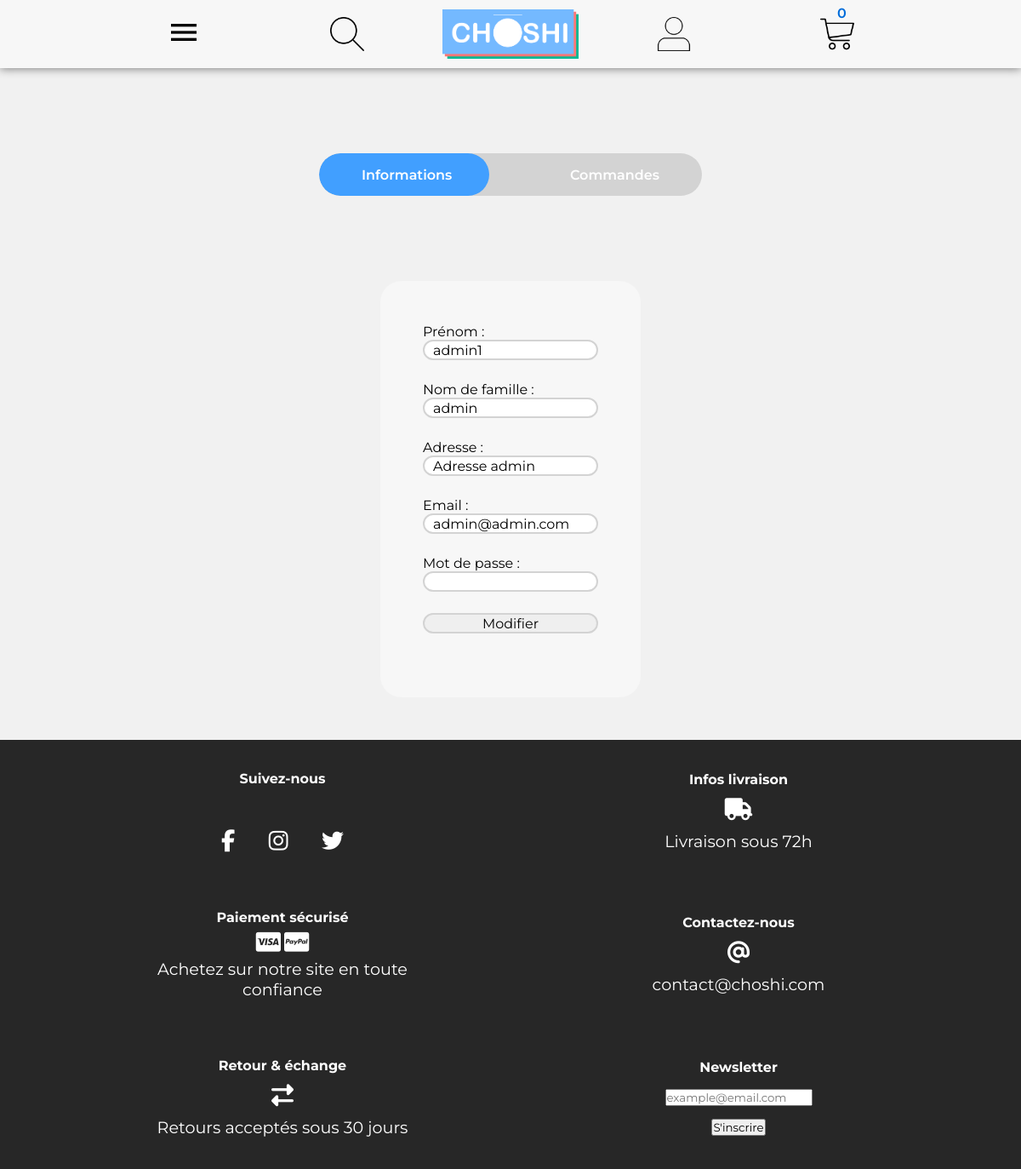
/index.php?controller=users&action=display (signed in), run on the app's committed database.
### tables this page shows
CREATE TABLE IF NOT EXISTS `users` (
  `id` int(11) NOT NULL AUTO_INCREMENT,
  `first_name` varchar(200) NOT NULL,
  `last_name` varchar(200) NOT NULL,
  `adresse` varchar(200) NOT NULL,
  `password` varchar(200) NOT NULL,
  `email` varchar(200) NOT NULL,
  `is_admin` tinyint(1) NOT NULL,
  PRIMARY KEY (`id`),
  UNIQUE KEY `email` (`email`)
);

### index.php (called while the page is built, shortened)
<?php
if(isset($_GET['controller'])){
    switch ($_GET['controller']){
        case 'users':
            require 'controllers/userController.php';
            break;
    }
}
else{
    require 'controllers/homeController.php';
}
require 'views/view.php';
?>

### models/User.php (called while the page is built, shortened)
<?php
function getUser($id)
{
    $db = dbConnect();
    $query = $db->prepare('SELECT * FROM users WHERE id = ?');
    $query->execute([$id]);
    return $query->fetch();
}

### controllers/userController.php (called while the page is built, shortened)
<?php
if(isset($_GET['action'])){
    require 'models/User.php';
    switch ($_GET['action']) {
        case 'display':
            if(isset($_SESSION['user'])){
                $user = getUser($_SESSION['user']['id']);
            }
            else{
                header('Location:index.php');
                exit;
            }
            break;
    }
}
else{
    header('Location:index.php');
    exit();
}

### views/userDisplay.php (the view, shortened to what this page needs)
<div class="user-profile">
    <nav id="profile-nav">
        <div class="profile-nav-container">
            <div class="select-btn"><span id="button-toggler"></span></div>
        </div>
    </nav>
    <div class="profile-content">
        <div class="user-data">
            <form id="edit-user-form" action="index.php?controller=users&action=edit&id=<?= $_SESSION['user']['id'] ?>">
                <label for="first_name">Prénom :</label><br>
                <input type="text" name="first_name" value="<?= $user['first_name'] ?>" required> <br>
                <label for="last_name">Nom de famille :</label><br>
                <input type="text" name="last_name" value="<?= $user['last_name'] ?>" required> <br>
                <label for="adresse">Adresse :</label><br>
                <input type="text" name="adresse" value="<?= $user['adresse'] ?>" required> <br>
                <label for="user-email">Email :</label><br>
                <input type="text" name="user-email" value="<?= $user['email'] ?>" required> <br>
                <label for="user-password">Mot de passe :</label><br>
                <input type="password" name="user-password" value=""> <br>
                <input type="submit" value="Modifier">
            </form>
        </div>
    </div>
</div>

### assets/css/style.css (style rules this page uses)
* { padding: 0; margin: 0; }
* { font-family: "Montserrat", sans-serif; box-sizing: border-box; }
body { background-color: #F1F1F1; overflow-x: hidden; }
input[type=submit] { cursor: pointer; }
.user-profile { min-height: 90vh; width: 100%; }
.user-profile #profile-nav { width: 80%; height: 200px; margin: auto; display: flex; flex-flow: row wrap; justify-content: center; align-items: center; }
.user-profile #profile-nav .profile-nav-container { margin: 25px; width: 100%; padding-top: 50px; display: flex; flex-flow: row wrap; justify-content: center; align-items: center; }
.user-profile #profile-nav .profile-nav-container .select-btn { overflow: hidden; width: 450px; height: 50px; border-radius: 25px; outline: none; border: none; color: white; background-color: lightgrey; cursor: pointer; position: relative; z-index: 1; display: flex; flex-flow: row wrap; justify-content: center; align-items: center; }
.user-profile #profile-nav .profile-nav-container .select-btn::before { content: "Informations"; left: 50px; }
.user-profile #profile-nav .profile-nav-container .select-btn::after { content: "Commandes"; right: 50px; }
.user-profile #profile-nav .profile-nav-container .select-btn::after, .user-profile #profile-nav .profile-nav-container .select-btn::before { position: absolute; z-index: 5; font-weight: 600; }
.user-profile #profile-nav .profile-nav-container .select-btn span { display: inline-block; position: relative; z-index: 2; background: #419fff; width: 200px; height: 50px; border-radius: 25px; right: 125px; }
.user-profile .profile-content { max-width: 60%; margin: auto; padding: 50px; }
.user-profile .profile-content .user-data { display: flex; flex-flow: column wrap; justify-content: center; align-items: center; }
.user-profile .profile-content .user-data form { background-color: #f7f7f7; padding: 50px; border-radius: 25px; }
.user-profile .profile-content .user-data form input { margin-bottom: 25px; border-radius: 25px; height: 3vh; border: 2px solid lightgrey; outline: none; padding-left: 10px; color: black; font-size: 1rem; }
.user-profile .profile-content .user-data form input[type=submit] { width: 100%; padding-left: 0; }

### data on the page
users: first_name "admin1", last_name "admin", adresse "Adresse admin", user-email "admin@admin.com"

### other printed values
count($_SESSION['cart']) "0"
